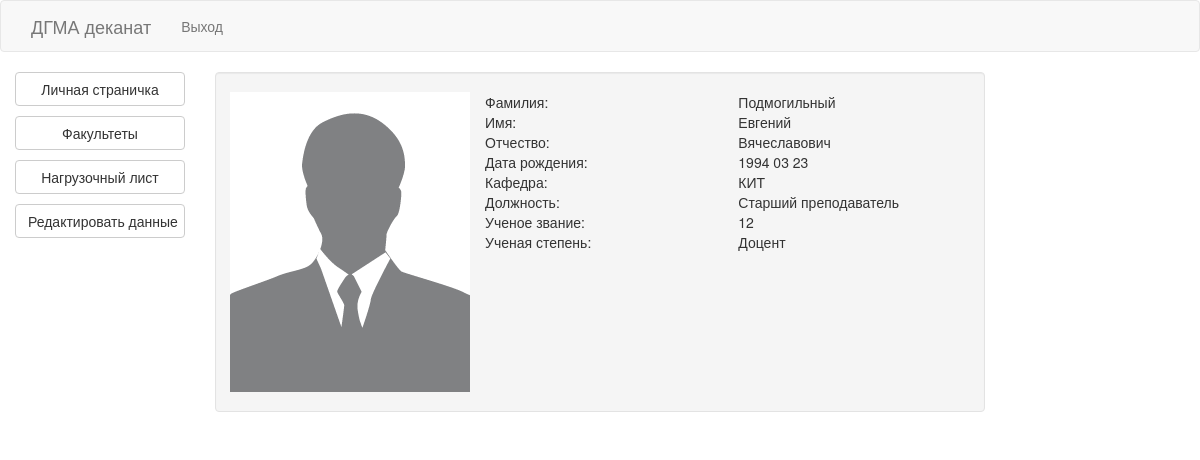
/personal_page (signed in), run on the app's committed database.
### models/user.py (models this page shows, shortened)
class User(db.Model):
    id = db.Column(db.Integer, primary_key=True, autoincrement=True)
    name = db.Column(db.String(50))
    second_name = db.Column(db.String(50))
    middle_name = db.Column(db.String(50))
    password = db.Column(db.String(50))
    email = db.Column(db.String(50), unique=True, index=True)
    birthday = db.Column(db.Date)
    def get_id(self):
        return self.id

### models/cathedra.py (models this page shows, shortened)
class Cathedra(db.Model):
    id = db.Column(db.Integer, primary_key=True, autoincrement=True)
    name = db.Column(db.String(50))
    short_name = db.Column(db.String(15))
    image = db.Column(db.String(100))
    facility_id = db.Column(db.Integer, ForeignKey('facility.id'))
    facility = relationship('Facility')

### models/professor.py (models this page shows, shortened)
class Professor(db.Model):
    id = db.Column(db.Integer, primary_key=True, autoincrement=True)
    user_id = db.Column(db.Integer, ForeignKey('user.id'))
    user = relationship("User")
    cathedra_id = db.Column(db.Integer, ForeignKey('cathedra.id'))
    cathedra = relationship("Cathedra")
    post = db.Column(db.String(50))
    academic_degree = db.Column(db.String(50))
    rank = db.Column(db.String(50))
    photo = db.Column(db.String(100))

### blueprints/professor.py (the view)
@login_required
@professor.route('/personal_page')
def personal_page():
    person = Professor.query.filter_by(user_id=current_user.get_id()).first()
    return render_template('professor/personal_page/personal_page.html', person=person)

### blueprints/site.py (called while the page is built)
@login_manager.user_loader
def load_user(id):
    return User.query.get(int(id))

### templates/professor/personal_page/personal_page.html (shortened to what this page needs)
{% extends "professor_layout.html" %}
{% block professor_content %}
<div style="float: left;">
    <div id="photo">
        <a href="{{ url_for('professor_page.edit') }}">
            {% if person.photo %}
                <img src="{{ url_for('static', filename=person.photo) }}">
            {% else %}
                <img src="{{ url_for('static', filename='photos/no-profile-img.gif') }}">
            {% endif %}
        </a>
    </div>
</div>
<div class="container-fluid">
    <div class="row">
        <div class="col-md-4">Фамилия:</div>
        <div class="col-md-4">{{ person.user.second_name }}</div>
        <div class="col-md-4">Имя:</div>
        <div class="col-md-4">{{ person.user.name }}</div>
        <div class="col-md-4">Отчество:</div>
        <div class="col-md-4">{{ person.user.middle_name }}</div>
        <div class="col-md-4">Дата рождения:</div>
        <div class="col-md-4">{{ person.user.birthday.strftime('%Y %m %d') }}</div>
        <div class="col-md-4">Кафедра:</div>
        <div class="col-md-4">{{ person.cathedra.short_name }}</div>
        <div class="col-md-4">Должность:</div>
        <div class="col-md-4">{{ person.post }}</div>
        <div class="col-md-4">Ученое звание:</div>
        <div class="col-md-4">{{ person.rank }}</div>
        <div class="col-md-4">Ученая степень:</div>
        <div class="col-md-4">{{ person.academic_degree }}</div>
    </div>
</div>
{% endblock %}

### templates/professor/personal_page/personal_page.html (style rules this page uses)
img { max-width: 300px; max-height: 350px; margin-left: 10px; }

### data on the page
User: user.second_name "Подмогильный", user.name "Евгений", user.middle_name "Вячеславович", user.birthday "1994 03 23"
Cathedra: cathedra.short_name "КИТ"
Professor: post "Старший преподаватель", rank "12", academic_degree "Доцент"
